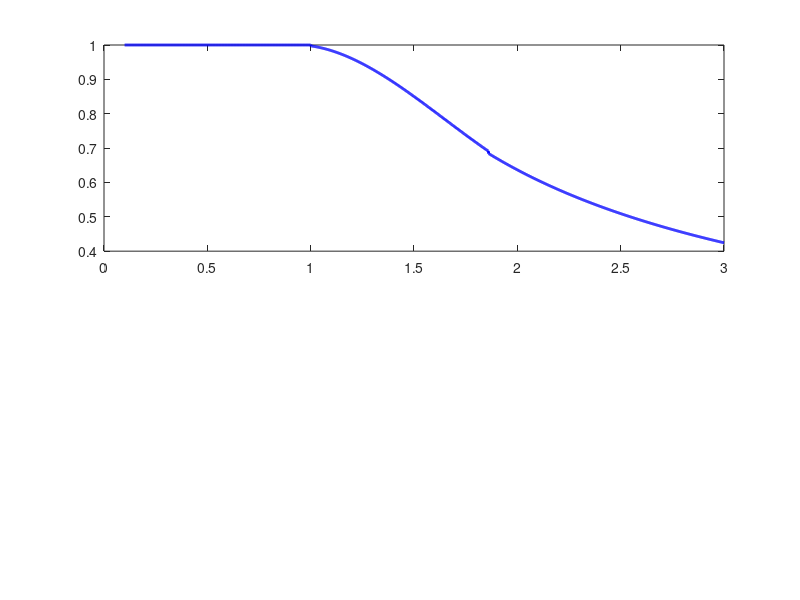

The MATLAB script that drew this image: (Note: this script raises an error after producing the figure.)
% MATLAB Script to compute Amplitude (A) and Phase (phi) across regions
clear; clc; close all;

% 1. Define the range for the frequency ratio: r = w / w_onset
w_ratio = linspace(0.1, 3.0, 1000); 

% 2. Initialize output vectors
A   = zeros(size(w_ratio));
phi = zeros(size(w_ratio));

% 3. Region definitions using logical masks
reg1 = (w_ratio < 1);
reg2 = (w_ratio >= 1) & (w_ratio < 1.862);
reg3 = (w_ratio >= 1.862);

% --- Region I: No saturation ---
A(reg1)   = 1;
phi(reg1) = 0;

% --- Region II: Transition (Cubic spline interpolation) ---
% Here, alpha = w / w_onset
alpha = w_ratio(reg2);
A(reg2)   = 0.2908*alpha.^3 - 1.4396*alpha.^2 + 1.9232*alpha + 0.223;
phi(reg2) = 0.528*alpha.^3 - 2.6213*alpha.^2 + 3.5056*alpha - 1.4171;

% --- Region III: Fully developed saturation ---
% Here, varpi = w_onset / w
varpi = 1 ./ w_ratio(reg3);
A(reg3)   = (4 * varpi) / pi;
phi(reg3) = -acos((pi * varpi) / 2);

% 4. Visualization
figure('Color', 'w', 'Position', [100, 100, 800, 600]);

% Amplitude plot
subplot(2,1,1);
plot(w_ratio, A, 'b-', 'LineWidth', 2);
hold on;
xline(1.0, '--k', 'Region I / II');
xline(1.862, '--k', 'Region II / III');
grid on;
xlabel('\omega / \omega_{onset}', 'FontSize', 11);
ylabel('Amplitude (A)', 'FontSize', 11);
title('Amplitude A vs \omega / \omega_{onset}', 'FontSize', 12);

% Phase plot
subplot(2,1,2);
plot(w_ratio, phi, 'r-', 'LineWidth', 2);
hold on;
xline(1.0, '--k', 'Region I / II');
xline(1.862, '--k', 'Region II / III');
grid on;
xlabel('\omega / \omega_{onset}', 'FontSize', 11);
ylabel('Phase \phi (rad)', 'FontSize', 11);
title('Phase \phi vs \omega / \omega_{onset}', 'FontSize', 12);
